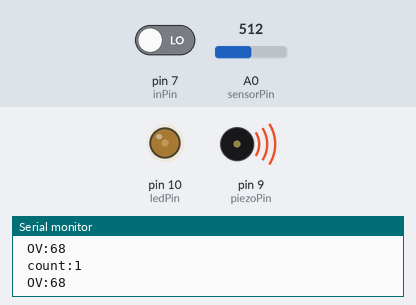
The sketch below on a simulated Arduino Uno, built with avr-gcc and run on an emulated ATmega328P. On the bench: output pins drawn as LEDs (lit = HIGH), buzzer (waves = sounding), the last lines printed to the serial monitor. The inputs (shaded band) are chosen by the test bench; at power-on: A0 (sensorPin) = 512, pin 7 (inPin) LOW. Pins used as bus, display or sensor lines are not drawn.

Above: at 8.8 s.
8.9 s: A0 (sensorPin) set to 306
At 17.1 s:
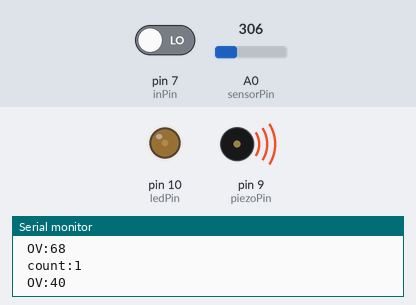
17.5 s: A0 (sensorPin) set to 122
At 25.3 s:
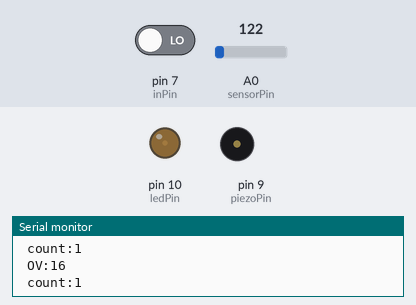
25.6 s: A0 (sensorPin) set to 0
At 26.1 s:
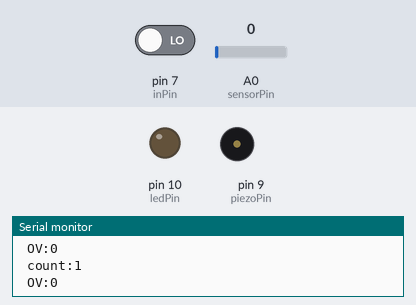
33.6 s: A0 (sensorPin) set to 114
At 34.7 s:
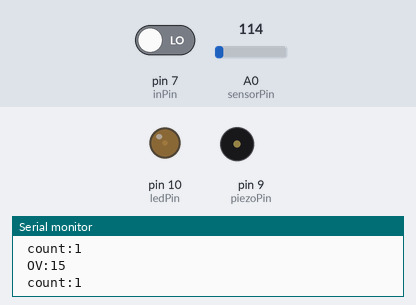
41.6 s: A0 (sensorPin) set to 137
At 43.1 s:
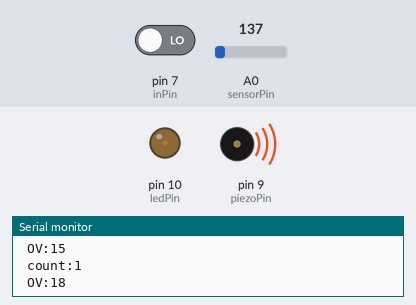
49.6 s: A0 (sensorPin) set to 1023
At 50.4 s:
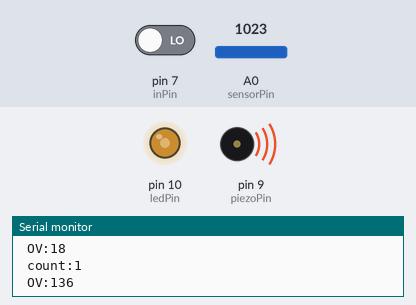
Timing chart, 0 to 58.6 s (numbered marks = the images above; inputs shaded):
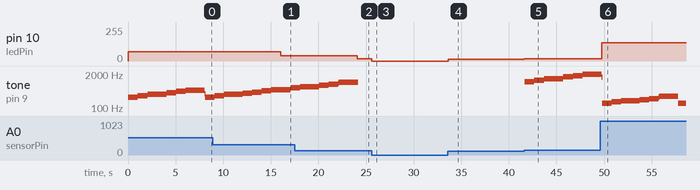

Measured:
- the behaviour switches between 127 and 128 on A0 (sensorPin) (found by bisection; images 4 and 5)
- after the input at 8.9 s, pin 10 (ledPin): 68/255 → 40/255 after 7.1 s
- after the input at 17.5 s, pin 10 (ledPin): 40/255 → 16/255 after 6.6 s
- after the input at 25.6 s, pin 10 (ledPin): 16/255 → 0/255 at once
- after the input at 33.6 s, pin 10 (ledPin): 0/255 → 15/255 at once
- after the input at 41.6 s, pin 10 (ledPin): 15/255 → 18/255 at once; tone on pin 9 (piezoPin): plays 1031 Hz for 1.0 s, 1156 Hz for 1.0 s, 1304 Hz for 2.0 s, 1539 Hz for 1.0 s, 1733 Hz for 1.0 s, 1942 Hz for 1.9 s, starting after 0.06 s
- after the input at 49.6 s, pin 10 (ledPin): 18/255 → 136/255 after 0.13 s
- by itself, tone on pin 9 (piezoPin): plays 261 Hz for 1.0 s, 298 Hz for 1.0 s, 329 Hz for 2.0 s, 391 Hz for 1.0 s, 436 Hz for 1.0 s, 482 Hz for 2.0 s … (8 notes in this stretch)

The sketch:

lab_challenge.ino
```cpp
#define NUM_NOTES 8
int sensorPin = 0;    // The potentiometer is connected to analog pin 0
int sensorValue = 0;
int buttonValue = 0;
int ledPin = 10;      // The LED is connected to digital pin 10
int count = 1;

int piezoPin = 9;  //pin number for the buzzer

int inPin = 7; // pin for the button
int val = 0;
// notes are C, D, E, F, G, A, B
int notes[NUM_NOTES] = {2093, 2394, 2637, 2793, 3136, 3520, 3951, 4186};
void beep (unsigned char speakerPin, int frequencyInHertz, long timeInMilliseconds)     // the sound producing function
{
    int x;
    long delayAmount = (long)(1000000/frequencyInHertz);
    long loopTime = (long)((timeInMilliseconds*1000)/(delayAmount*2));
    for (x=0;x<loopTime;x++)
    {
        digitalWrite(speakerPin,HIGH);

        delayMicroseconds(delayAmount);
        digitalWrite(speakerPin,LOW);
        delayMicroseconds(delayAmount);
    }
}

void scale(int intr, int ctr)
{
  for (int i = 0; i < NUM_NOTES; i++) {
    // Play each note for 1000/ctr milliseconds to make a scale
    beep(piezoPin, notes[i]/intr, 1000/ctr);
    //tone(piezoPin, sensorValue, 1000);
  }
}
void setup()
{
  pinMode(piezoPin, OUTPUT);
  pinMode(sensorPin, INPUT);
  pinMode(ledPin, OUTPUT);
  pinMode(inPin, INPUT);
  Serial.begin(9600);

}


void loop()
{

  sensorValue = analogRead(sensorPin);
  buttonValue = digitalRead(inPin);
  if(buttonValue == HIGH)
  {
    count = count+1;
  }
  int outputValue = map(sensorValue, 0, 1023, 0, 136);
  analogWrite(ledPin, outputValue); //sensorValue*5/1023);
  int interval = (int) (sensorValue*NUM_NOTES/1024.0);
 Serial.print("\n count:");
  Serial.print(count);
  Serial.print("\n OV:");
  Serial.print(outputValue);
  //beep(piezoPin, notes[interval], 50);
  scale(interval,count);
  //delay(1000);
}
```
